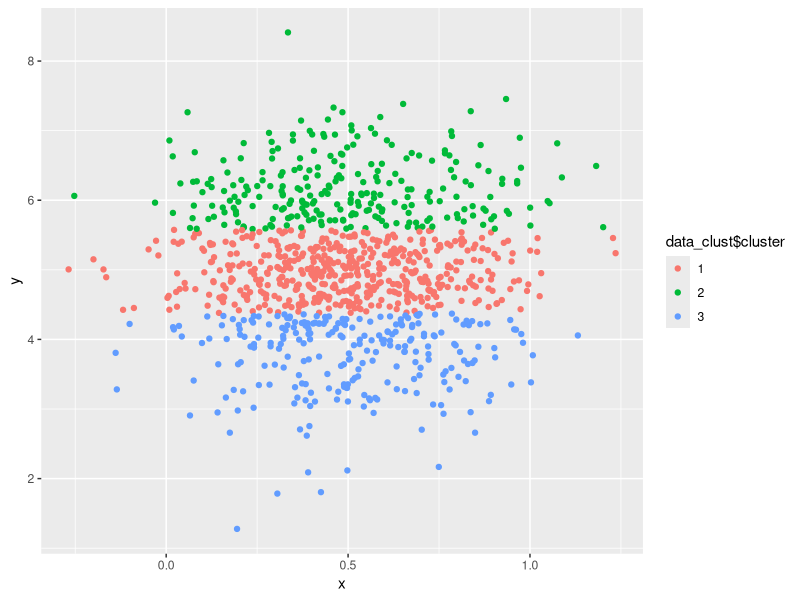

Source code (R):
library(datasets)
library(ggplot2)
tutor <- read.csv("online-tutor.csv")
colnames(tutor) <- c("id","height","glasses","score","hint")

data.cluster <- function(Data,Seed,Nclust){
  colnames(Data) <- c("x","y")
  set.seed(Seed)
  data_clust <- kmeans(Data, Nclust)
  data_clust$cluster <- as.factor(data_clust$cluster)
  data_clust_plot <- ggplot(Data, aes(x, y, color = data_clust$cluster)) + geom_point()
  return(data_clust_plot)
}

data3 <- data.frame(tutor$score,tutor$hint)
data.cluster(data3, 30, 3)

#cluster could only due with two dimentions
#this method is to group potention related point